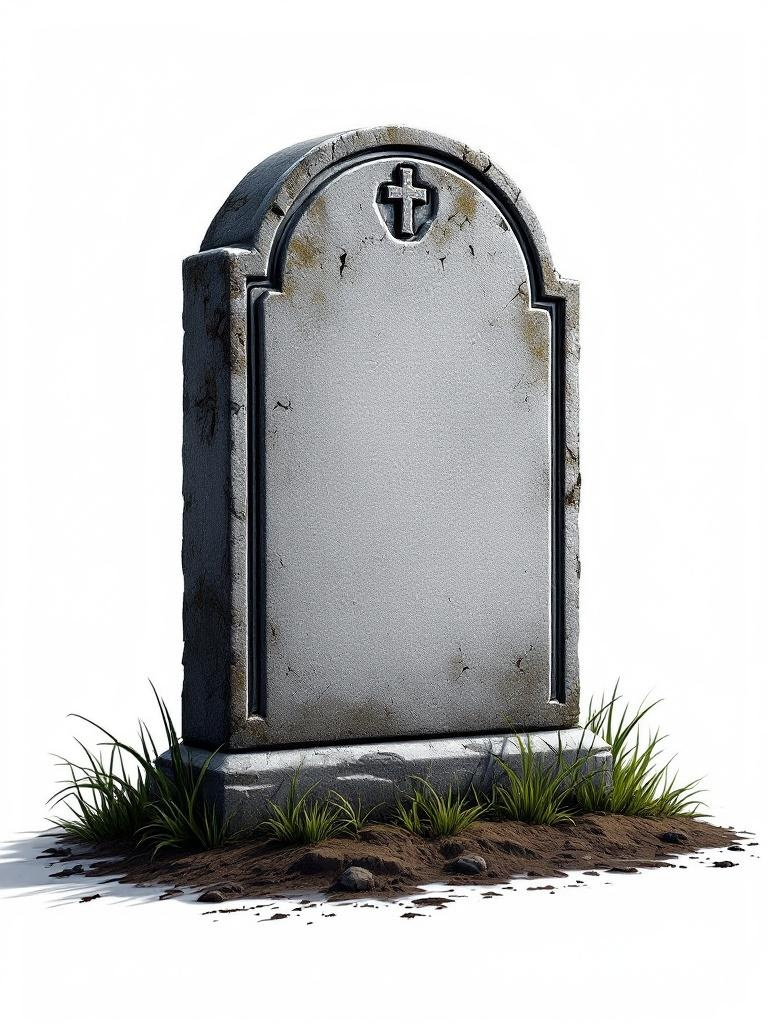
#> input picture modulos/modulo-funil-cockpits/funis/consultoria/_asset_backups/lapides-work/base-afiliado.png, 768 x 1024 px, found by its file name
$ python engrave.py
#> lines starting #> are read from the running program, lines starting #| are printed output that depends on the picture
#!/usr/bin/env python3
"""Engrave tombstone text onto the clean high-quality bases (768x1024).

- Removes near-white background -> transparent (matches originals).
- Big uppercase serif label + smaller R.I.P. epitaph (2-3 lines, centered).
- Carved effect: dark incised fill + subtle light bevel offset.
- One dedicated base per tombstone (base-afiliado / base-drop / base-info).
"""
from PIL import Image, ImageDraw, ImageFont

GEORGIA_BOLD = "/System/Library/Fonts/Supplemental/Georgia Bold.ttf"
TIMES_BOLD   = "/System/Library/Fonts/Supplemental/Times New Roman Bold.ttf"

# Text face region on the stone (tuned for the 768x1024 flux-pro bases)
FACE_CX = 397          # horizontal center of the stone face
LABEL_Y = 350          # top anchor for the big label
RIP_Y   = 470          # where the R.I.P. block starts (top)
FACE_W  = 300          # usable inner face width for wrapping

DARK   = (34, 39, 45, 255)     # incised shadow (dark slate)
LIGHT  = (216, 220, 224, 140)  # subtle bevel highlight

def remove_white_bg(im: Image.Image, thresh=236) -> Image.Image:
    im = im.convert("RGBA")
    px = im.load()
    w, h = im.size
    for y in range(h):
        for x in range(w):
            r, g, b, a = px[x, y]
            if r >= thresh and g >= thresh and b >= thresh:
                px[x, y] = (r, g, b, 0)
    return im

def fit_font(path, text, max_w, start, min_size=22):
    size = start
    while size > min_size:
        f = ImageFont.truetype(path, size)
        bb = f.getbbox(text)
        if (bb[2]-bb[0]) <= max_w:
            return f
        size -= 2
    return ImageFont.truetype(path, min_size)

def draw_carved_centered(draw, cx, y_top, text, font):
    bb = font.getbbox(text)
    tw = bb[2]-bb[0]
    x = cx - tw/2 - bb[0]
    y = y_top - bb[1]
    draw.text((x+1.5, y+1.5), text, font=font, fill=LIGHT)  # bevel highlight
    draw.text((x, y), text, font=font, fill=DARK)            # incised fill

def engrave(base_path, out_path, label, rip_lines, label_size):
    im = remove_white_bg(Image.open(base_path))
    draw = ImageDraw.Draw(im)
    # big label (uniform size across the 3 stones)
    lf = ImageFont.truetype(GEORGIA_BOLD, label_size)
    draw_carved_centered(draw, FACE_CX, LABEL_Y, label, lf)
    # R.I.P. epitaph block
    y = RIP_Y
    for i, line in enumerate(rip_lines):
        is_rip = (i == 0)
        f = fit_font(TIMES_BOLD, line, FACE_W, start=(48 if is_rip else 40))
        bb = f.getbbox(line)
        lh = bb[3]-bb[1]
        draw_carved_centered(draw, FACE_CX, y, line, f)
        y += lh + (22 if is_rip else 14)
    im.save(out_path)
    print(f"  saved {out_path}")

if __name__ == "__main__":
    WORK   = "$PROJECTS_ROOT/ALEX_SSCIA/Funis de Vendas/Funil ConsultorIA/public/assets/_work"
    ASSETS = "$PROJECTS_ROOT/ALEX_SSCIA/Funis de Vendas/Funil ConsultorIA/public/assets"

    # uniform label size: largest that fits the longest label within FACE_W
    longest = "DROPSHIPPING"
    label_size = 80
    while label_size > 30:
        f = ImageFont.truetype(GEORGIA_BOLD, label_size)
        bb = f.getbbox(longest)
        if (bb[2]-bb[0]) <= FACE_W:
            break
        label_size -= 2
    print(f"uniform label_size = {label_size} (fits '{longest}' in {FACE_W}px)")

    jobs = [
        ("base-afiliado.png", "lapide-afiliado.png", "AFILIADO",
         ["R.I.P.", "DESISTIU ANTES DE ACHAR", "O PRODUTO CAMPEÃO"]),
        ("base-drop.png", "lapide-drop.png", "DROPSHIPPING",
         ["R.I.P.", "FORNECEDOR", "DEIXOU NA MÃO"]),
        ("base-info.png", "lapide-info.png", "INFOPRODUTO",
         ["R.I.P.", "GASTOU MUITO DINHEIRO", "E NÃO VENDEU"]),
    ]
    for base, out, label, rip in jobs:
        print(f"[{label}]")
        engrave(f"{WORK}/{base}", f"{ASSETS}/{out}", label, rip, label_size)
#> after the loop in engrave, `for i, line in enumerate(rip_lines):`: y = 595
#> in engrave, `im.save(out_path)`:
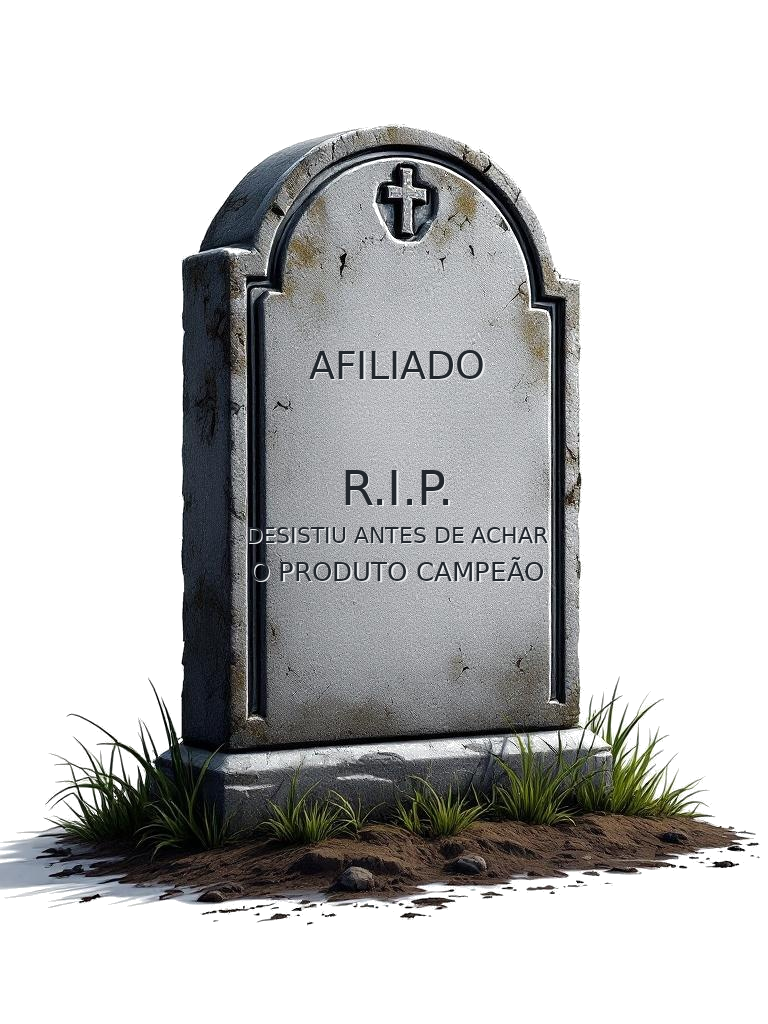
#> saved as lapide-afiliado.png: PIL image 768x1024 RGBA; mean R, G, B, A 194.4, 194.7, 194.7, 104.9; transparent parts drawn white
#> pass 2 of the loop `for base, out, label, rip in jobs:`:
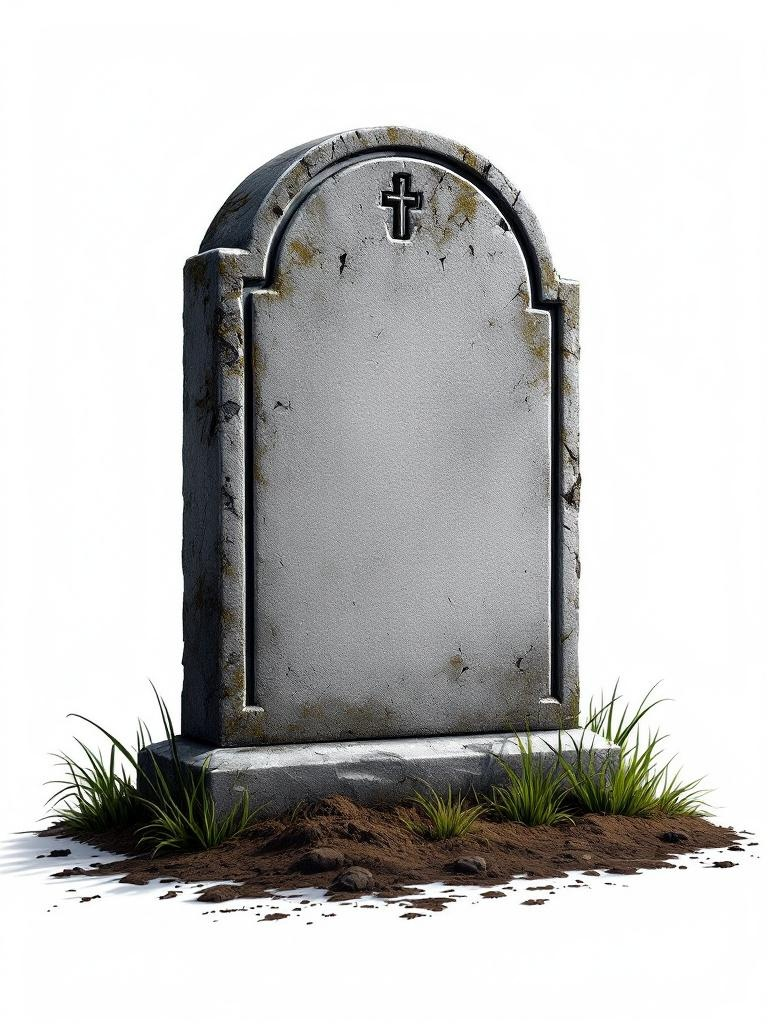
#> input picture modulos/modulo-funil-cockpits/funis/consultoria/_asset_backups/lapides-work/base-drop.png, 768 x 1024 px, found by its file name
#> the loop in engrave (call 2), `for i, line in enumerate(rip_lines):` made 3 passes
#> (lh, y) on passes 1 to 3: (35, 527), (30, 571), (34, 619)
#> after the loop in engrave (call 2), `for i, line in enumerate(rip_lines):`: y = 619
#> in engrave (call 2), `im.save(out_path)`:
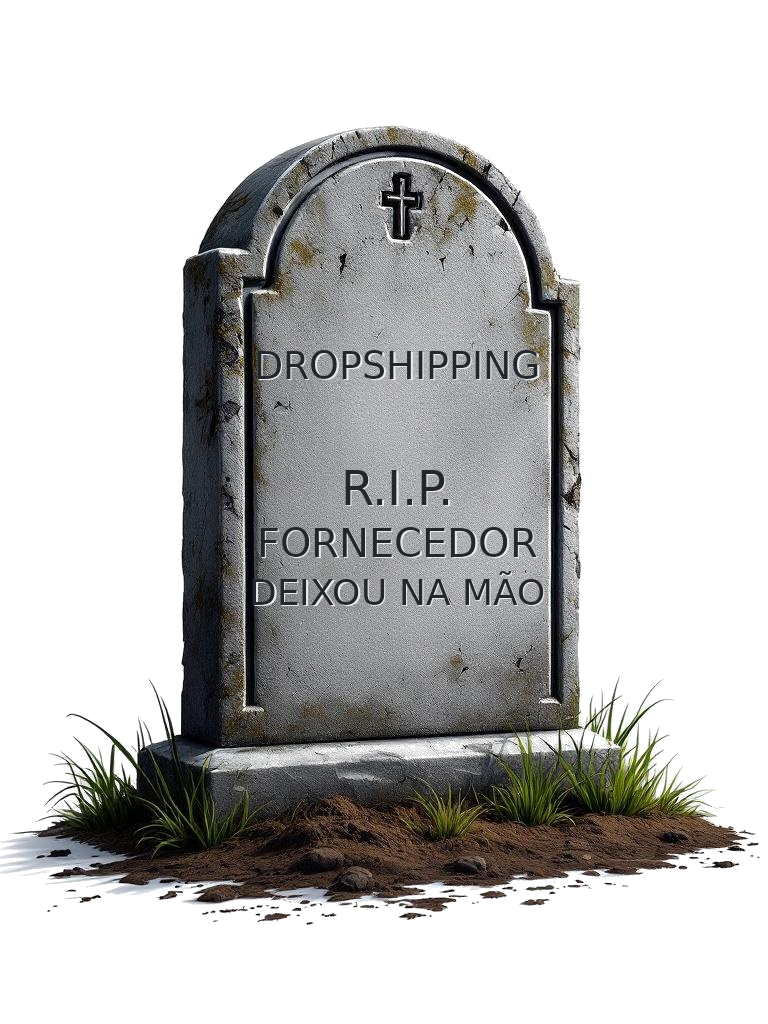
#> saved as lapide-drop.png: PIL image 768x1024 RGBA; mean R, G, B, A 194.1, 193.9, 192.9, 104.6; transparent parts drawn white
#> pass 3 of the loop `for base, out, label, rip in jobs:`:
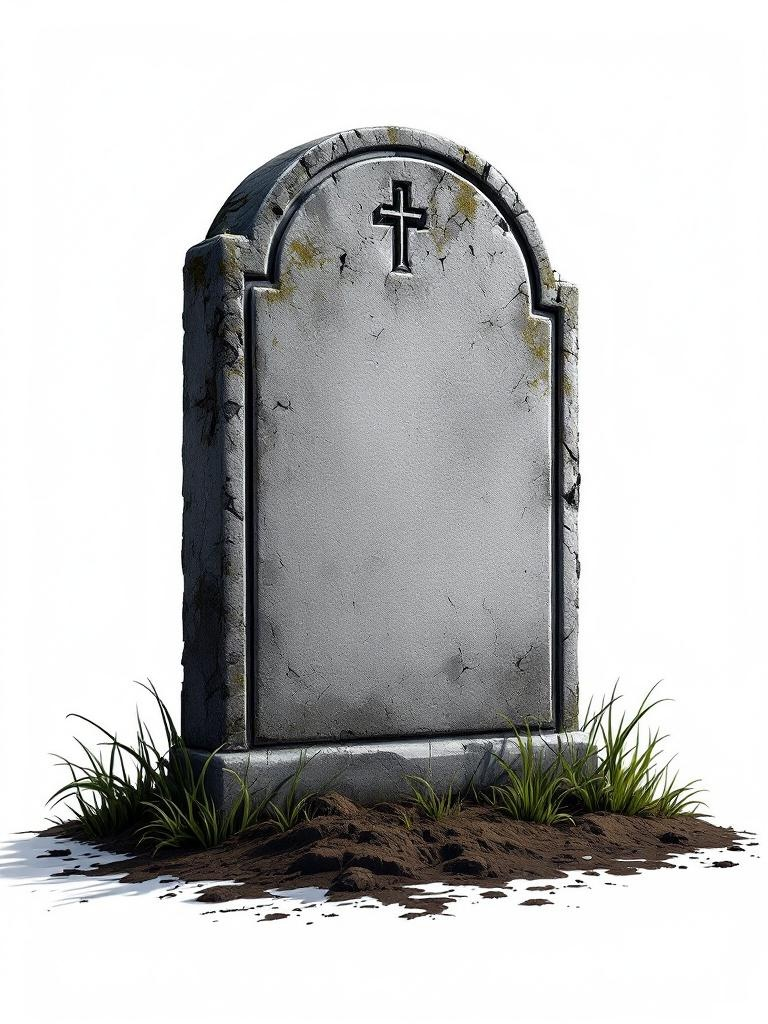
#> input picture modulos/modulo-funil-cockpits/funis/consultoria/_asset_backups/lapides-work/base-info.png, 768 x 1024 px, found by its file name
#> the loop in engrave (call 3), `for i, line in enumerate(rip_lines):` made 3 passes
#> (lh, y) on passes 1 to 3: (35, 527), (16, 557), (35, 606)
#> after the loop in engrave (call 3), `for i, line in enumerate(rip_lines):`: y = 606
#> in engrave (call 3), `im.save(out_path)`:
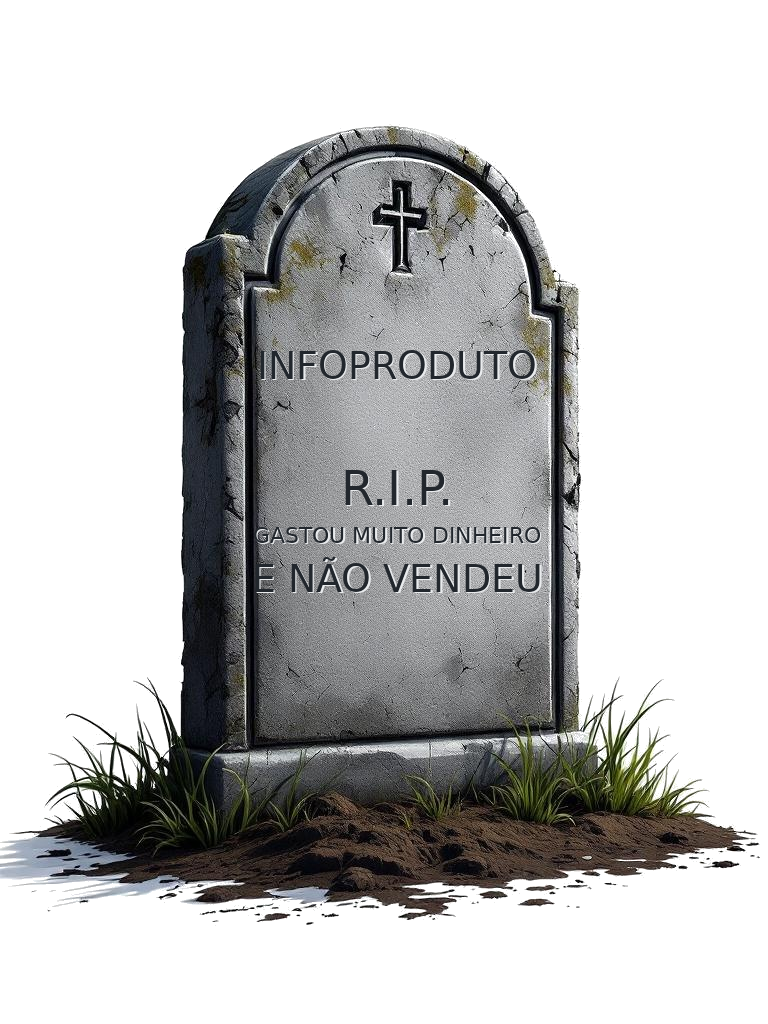
#> saved as lapide-info.png: PIL image 768x1024 RGBA; mean R, G, B, A 192.3, 192.5, 192.2, 104.4; transparent parts drawn white
